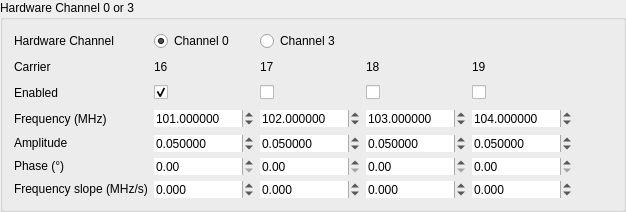
     <widget class="QGroupBox" name="groupBox_HW0_4">
      <property name="sizePolicy">
       <sizepolicy hsizetype="Preferred" vsizetype="Preferred">
        <horstretch>0</horstretch>
        <verstretch>0</verstretch>
       </sizepolicy>
      </property>
      <property name="minimumSize">
       <size>
        <width>0</width>
        <height>0</height>
       </size>
      </property>
      <property name="title">
       <string>Hardware Channel 0 or 3</string>
      </property>
      <property name="alignment">
       <set>Qt::AlignLeading|Qt::AlignLeft|Qt::AlignTop</set>
      </property>
      <layout class="QGridLayout" name="gridLayout_9">
       <item row="5" column="1">
        <widget class="QDoubleSpinBox" name="phase_16">
         <property name="sizePolicy">
          <sizepolicy hsizetype="Fixed" vsizetype="Fixed">
           <horstretch>0</horstretch>
           <verstretch>0</verstretch>
          </sizepolicy>
         </property>
         <property name="minimumSize">
          <size>
           <width>100</width>
           <height>0</height>
          </size>
         </property>
         <property name="frame">
          <bool>false</bool>
         </property>
         <property name="suffix">
          <string/>
         </property>
         <property name="decimals">
          <number>2</number>
         </property>
         <property name="maximum">
          <double>360.000000000000000</double>
         </property>
         <property name="singleStep">
          <double>0.100000000000000</double>
         </property>
        </widget>
       </item>
       <item row="1" column="2">
        <widget class="QLabel" name="label_core_16">
         <property name="text">
          <string>17</string>
         </property>
        </widget>
       </item>
       <item row="2" column="0">
        <widget class="QLabel" name="label_enabled_4">
         <property name="sizePolicy">
          <sizepolicy hsizetype="Fixed" vsizetype="Preferred">
           <horstretch>0</horstretch>
           <verstretch>0</verstretch>
          </sizepolicy>
         </property>
         <property name="minimumSize">
          <size>
           <width>120</width>
           <height>20</height>
          </size>
         </property>
         <property name="text">
          <string>Enabled</string>
         </property>
        </widget>
       </item>
       <item row="1" column="3">
        <widget class="QLabel" name="label_core_17">
         <property name="text">
          <string>18</string>
         </property>
        </widget>
       </item>
       <item row="6" column="4">
        <widget class="QDoubleSpinBox" name="frequencySlope_19">
         <property name="sizePolicy">
          <sizepolicy hsizetype="Fixed" vsizetype="Fixed">
           <horstretch>0</horstretch>
           <verstretch>0</verstretch>
          </sizepolicy>
         </property>
         <property name="minimumSize">
          <size>
           <width>100</width>
           <height>0</height>
          </size>
         </property>
         <property name="frame">
          <bool>false</bool>
         </property>
         <property name="suffix">
          <string/>
         </property>
         <property name="decimals">
          <number>3</number>
         </property>
         <property name="minimum">
          <double>-1250.000000000000000</double>
         </property>
         <property name="maximum">
          <double>1250.000000000000000</double>
         </property>
         <property name="singleStep">
          <double>10.000000000000000</double>
         </property>
        </widget>
       </item>
       <item row="5" column="3">
        <widget class="QDoubleSpinBox" name="phase_18">
         <property name="sizePolicy">
          <sizepolicy hsizetype="Fixed" vsizetype="Fixed">
           <horstretch>0</horstretch>
           <verstretch>0</verstretch>
          </sizepolicy>
         </property>
         <property name="minimumSize">
          <size>
           <width>100</width>
           <height>0</height>
          </size>
         </property>
         <property name="frame">
          <bool>false</bool>
         </property>
         <property name="suffix">
          <string/>
         </property>
         <property name="decimals">
          <number>2</number>
         </property>
         <property name="maximum">
          <double>360.000000000000000</double>
         </property>
         <property name="singleStep">
          <double>0.100000000000000</double>
         </property>
        </widget>
       </item>
       <item row="2" column="2">
        <widget class="QCheckBox" name="enable_17">
         <property name="sizePolicy">
          <sizepolicy hsizetype="Fixed" vsizetype="Fixed">
           <horstretch>0</horstretch>
           <verstretch>0</verstretch>
          </sizepolicy>
         </property>
         <property name="minimumSize">
          <size>
           <width>100</width>
           <height>0</height>
          </size>
         </property>
         <property name="text">
          <string/>
         </property>
         <property name="checked">
          <bool>false</bool>
         </property>
        </widget>
       </item>
       <item row="1" column="4">
        <widget class="QLabel" name="label_core_19">
         <property name="text">
          <string>19</string>
         </property>
        </widget>
       </item>
       <item row="3" column="2">
        <widget class="QDoubleSpinBox" name="frequency_17">
         <property name="sizePolicy">
          <sizepolicy hsizetype="Fixed" vsizetype="Fixed">
           <horstretch>0</horstretch>
           <verstretch>0</verstretch>
          </sizepolicy>
         </property>
         <property name="minimumSize">
          <size>
           <width>100</width>
           <height>0</height>
          </size>
         </property>
         <property name="frame">
          <bool>false</bool>
         </property>
         <property name="suffix">
          <string/>
         </property>
         <property name="decimals">
          <number>6</number>
         </property>
         <property name="maximum">
          <double>1250.000000000000000</double>
         </property>
         <property name="value">
          <double>102.000000000000000</double>
         </property>
        </widget>
       </item>
       <item row="1" column="1">
        <widget class="QLabel" name="label_core_18">
         <property name="text">
          <string>16</string>
         </property>
        </widget>
       </item>
       <item row="5" column="4">
        <widget class="QDoubleSpinBox" name="phase_19">
         <property name="sizePolicy">
          <sizepolicy hsizetype="Fixed" vsizetype="Fixed">
           <horstretch>0</horstretch>
           <verstretch>0</verstretch>
          </sizepolicy>
         </property>
         <property name="minimumSize">
          <size>
           <width>100</width>
           <height>0</height>
          </size>
         </property>
         <property name="frame">
          <bool>false</bool>
         </property>
         <property name="suffix">
          <string/>
         </property>
         <property name="decimals">
          <number>2</number>
         </property>
         <property name="maximum">
          <double>360.000000000000000</double>
         </property>
         <property name="singleStep">
          <double>0.100000000000000</double>
         </property>
        </widget>
       </item>
       <item row="4" column="0">
        <widget class="QLabel" name="label_ampl_4">
         <property name="sizePolicy">
          <sizepolicy hsizetype="Preferred" vsizetype="Fixed">
           <horstretch>0</horstretch>
           <verstretch>0</verstretch>
          </sizepolicy>
         </property>
         <property name="minimumSize">
          <size>
           <width>120</width>
           <height>0</height>
          </size>
         </property>
         <property name="text">
          <string>Amplitude</string>
         </property>
        </widget>
       </item>
       <item row="3" column="4">
        <widget class="QDoubleSpinBox" name="frequency_19">
         <property name="sizePolicy">
          <sizepolicy hsizetype="Fixed" vsizetype="Fixed">
           <horstretch>0</horstretch>
           <verstretch>0</verstretch>
          </sizepolicy>
         </property>
         <property name="minimumSize">
          <size>
           <width>100</width>
           <height>0</height>
          </size>
         </property>
         <property name="frame">
          <bool>false</bool>
         </property>
         <property name="suffix">
          <string/>
         </property>
         <property name="decimals">
          <number>6</number>
         </property>
         <property name="maximum">
          <double>1250.000000000000000</double>
         </property>
         <property name="value">
          <double>104.000000000000000</double>
         </property>
        </widget>
       </item>
       <item row="5" column="2">
        <widget class="QDoubleSpinBox" name="phase_17">
         <property name="sizePolicy">
          <sizepolicy hsizetype="Fixed" vsizetype="Fixed">
           <horstretch>0</horstretch>
           <verstretch>0</verstretch>
          </sizepolicy>
         </property>
         <property name="minimumSize">
          <size>
           <width>100</width>
           <height>0</height>
          </size>
         </property>
         <property name="frame">
          <bool>false</bool>
         </property>
         <property name="suffix">
          <string/>
         </property>
         <property name="decimals">
          <number>2</number>
         </property>
         <property name="maximum">
          <double>360.000000000000000</double>
         </property>
         <property name="singleStep">
          <double>0.100000000000000</double>
         </property>
        </widget>
       </item>
       <item row="3" column="0">
        <widget class="QLabel" name="label_freq_4">
         <property name="sizePolicy">
          <sizepolicy hsizetype="Preferred" vsizetype="Fixed">
           <horstretch>0</horstretch>
           <verstretch>0</verstretch>
          </sizepolicy>
         </property>
         <property name="minimumSize">
          <size>
           <width>120</width>
           <height>0</height>
          </size>
         </property>
         <property name="text">
          <string>Frequency (MHz)</string>
         </property>
        </widget>
       </item>
       <item row="5" column="0">
        <widget class="QLabel" name="label_phas_4">
         <property name="sizePolicy">
          <sizepolicy hsizetype="Preferred" vsizetype="Fixed">
           <horstretch>0</horstretch>
           <verstretch>0</verstretch>
          </sizepolicy>
         </property>
         <property name="minimumSize">
          <size>
           <width>120</width>
           <height>0</height>
          </size>
         </property>
         <property name="text">
          <string>Phase (°)</string>
         </property>
        </widget>
       </item>
       <item row="6" column="0">
        <widget class="QLabel" name="label_freq_slope_4">
         <property name="sizePolicy">
          <sizepolicy hsizetype="Preferred" vsizetype="Fixed">
           <horstretch>0</horstretch>
           <verstretch>0</verstretch>
          </sizepolicy>
         </property>
         <property name="minimumSize">
          <size>
           <width>120</width>
           <height>0</height>
          </size>
         </property>
         <property name="text">
          <string>Frequency slope (MHz/s)</string>
         </property>
        </widget>
       </item>
       <item row="4" column="4">
        <widget class="QDoubleSpinBox" name="amplitude_19">
         <property name="sizePolicy">
          <sizepolicy hsizetype="Fixed" vsizetype="Fixed">
           <horstretch>0</horstretch>
           <verstretch>0</verstretch>
          </sizepolicy>
         </property>
         <property name="minimumSize">
          <size>
           <width>100</width>
           <height>0</height>
          </size>
         </property>
         <property name="frame">
          <bool>false</bool>
         </property>
         <property name="decimals">
          <number>6</number>
         </property>
         <property name="maximum">
          <double>1.000000000000000</double>
         </property>
         <property name="singleStep">
          <double>0.001000000000000</double>
         </property>
         <property name="value">
          <double>0.050000000000000</double>
         </property>
        </widget>
       </item>
       <item row="3" column="1">
        <widget class="QDoubleSpinBox" name="frequency_16">
         <property name="sizePolicy">
          <sizepolicy hsizetype="Fixed" vsizetype="Fixed">
           <horstretch>0</horstretch>
           <verstretch>0</verstretch>
          </sizepolicy>
         </property>
         <property name="minimumSize">
          <size>
           <width>100</width>
           <height>0</height>
          </size>
         </property>
         <property name="frame">
          <bool>false</bool>
         </property>
         <property name="suffix">
          <string/>
         </property>
         <property name="decimals">
          <number>6</number>
         </property>
         <property name="maximum">
          <double>1250.000000000000000</double>
         </property>
         <property name="value">
          <double>101.000000000000000</double>
         </property>
        </widget>
       </item>
       <item row="3" column="3">
        <widget class="QDoubleSpinBox" name="frequency_18">
         <property name="sizePolicy">
          <sizepolicy hsizetype="Fixed" vsizetype="Fixed">
           <horstretch>0</horstretch>
           <verstretch>0</verstretch>
          </sizepolicy>
         </property>
         <property name="minimumSize">
          <size>
           <width>100</width>
           <height>0</height>
          </size>
         </property>
         <property name="frame">
          <bool>false</bool>
         </property>
         <property name="suffix">
          <string/>
         </property>
         <property name="decimals">
          <number>6</number>
         </property>
         <property name="maximum">
          <double>1250.000000000000000</double>
         </property>
         <property name="value">
          <double>103.000000000000000</double>
         </property>
        </widget>
       </item>
       <item row="4" column="2">
        <widget class="QDoubleSpinBox" name="amplitude_17">
         <property name="sizePolicy">
          <sizepolicy hsizetype="Fixed" vsizetype="Fixed">
           <horstretch>0</horstretch>
           <verstretch>0</verstretch>
          </sizepolicy>
         </property>
         <property name="minimumSize">
          <size>
           <width>100</width>
           <height>0</height>
          </size>
         </property>
         <property name="frame">
          <bool>false</bool>
         </property>
         <property name="decimals">
          <number>6</number>
         </property>
         <property name="maximum">
          <double>1.000000000000000</double>
         </property>
         <property name="singleStep">
          <double>0.001000000000000</double>
         </property>
         <property name="value">
          <double>0.050000000000000</double>
         </property>
        </widget>
       </item>
       <item row="6" column="2">
        <widget class="QDoubleSpinBox" name="frequencySlope_17">
         <property name="sizePolicy">
          <sizepolicy hsizetype="Fixed" vsizetype="Fixed">
           <horstretch>0</horstretch>
           <verstretch>0</verstretch>
          </sizepolicy>
         </property>
         <property name="minimumSize">
          <size>
           <width>100</width>
           <height>0</height>
          </size>
         </property>
         <property name="frame">
          <bool>false</bool>
         </property>
         <property name="suffix">
          <string/>
         </property>
         <property name="decimals">
          <number>3</number>
         </property>
         <property name="minimum">
          <double>-1250.000000000000000</double>
         </property>
         <property name="maximum">
          <double>1250.000000000000000</double>
         </property>
         <property name="singleStep">
          <double>10.000000000000000</double>
         </property>
        </widget>
       </item>
       <item row="6" column="3">
        <widget class="QDoubleSpinBox" name="frequencySlope_18">
         <property name="sizePolicy">
          <sizepolicy hsizetype="Fixed" vsizetype="Fixed">
           <horstretch>0</horstretch>
           <verstretch>0</verstretch>
          </sizepolicy>
         </property>
         <property name="minimumSize">
          <size>
           <width>100</width>
           <height>0</height>
          </size>
         </property>
         <property name="frame">
          <bool>false</bool>
         </property>
         <property name="suffix">
          <string/>
         </property>
         <property name="decimals">
          <number>3</number>
         </property>
         <property name="minimum">
          <double>-1250.000000000000000</double>
         </property>
         <property name="maximum">
          <double>1250.000000000000000</double>
         </property>
         <property name="singleStep">
          <double>10.000000000000000</double>
         </property>
        </widget>
       </item>
       <item row="4" column="3">
        <widget class="QDoubleSpinBox" name="amplitude_18">
         <property name="sizePolicy">
          <sizepolicy hsizetype="Fixed" vsizetype="Fixed">
           <horstretch>0</horstretch>
           <verstretch>0</verstretch>
          </sizepolicy>
         </property>
         <property name="minimumSize">
          <size>
           <width>100</width>
           <height>0</height>
          </size>
         </property>
         <property name="frame">
          <bool>false</bool>
         </property>
         <property name="decimals">
          <number>6</number>
         </property>
         <property name="maximum">
          <double>1.000000000000000</double>
         </property>
         <property name="singleStep">
          <double>0.001000000000000</double>
         </property>
         <property name="value">
          <double>0.050000000000000</double>
         </property>
        </widget>
       </item>
       <item row="6" column="1">
        <widget class="QDoubleSpinBox" name="frequencySlope_16">
         <property name="sizePolicy">
          <sizepolicy hsizetype="Fixed" vsizetype="Fixed">
           <horstretch>0</horstretch>
           <verstretch>0</verstretch>
          </sizepolicy>
         </property>
         <property name="minimumSize">
          <size>
           <width>100</width>
           <height>0</height>
          </size>
         </property>
         <property name="frame">
          <bool>false</bool>
         </property>
         <property name="suffix">
          <string/>
         </property>
         <property name="decimals">
          <number>3</number>
         </property>
         <property name="minimum">
          <double>-1250.000000000000000</double>
         </property>
         <property name="maximum">
          <double>1250.000000000000000</double>
         </property>
         <property name="singleStep">
          <double>10.000000000000000</double>
         </property>
        </widget>
       </item>
       <item row="4" column="1">
        <widget class="QDoubleSpinBox" name="amplitude_16">
         <property name="sizePolicy">
          <sizepolicy hsizetype="Fixed" vsizetype="Fixed">
           <horstretch>0</horstretch>
           <verstretch>0</verstretch>
          </sizepolicy>
         </property>
         <property name="minimumSize">
          <size>
           <width>100</width>
           <height>0</height>
          </size>
         </property>
         <property name="frame">
          <bool>false</bool>
         </property>
         <property name="decimals">
          <number>6</number>
         </property>
         <property name="maximum">
          <double>1.000000000000000</double>
         </property>
         <property name="singleStep">
          <double>0.001000000000000</double>
         </property>
         <property name="value">
          <double>0.050000000000000</double>
         </property>
        </widget>
       </item>
       <item row="2" column="4">
        <widget class="QCheckBox" name="enable_19">
         <property name="sizePolicy">
          <sizepolicy hsizetype="Fixed" vsizetype="Fixed">
           <horstretch>0</horstretch>
           <verstretch>0</verstretch>
          </sizepolicy>
         </property>
         <property name="minimumSize">
          <size>
           <width>100</width>
           <height>0</height>
          </size>
         </property>
         <property name="text">
          <string/>
         </property>
         <property name="checked">
          <bool>false</bool>
         </property>
        </widget>
       </item>
       <item row="2" column="1">
        <widget class="QCheckBox" name="enable_16">
         <property name="sizePolicy">
          <sizepolicy hsizetype="Fixed" vsizetype="Fixed">
           <horstretch>0</horstretch>
           <verstretch>0</verstretch>
          </sizepolicy>
         </property>
         <property name="minimumSize">
          <size>
           <width>100</width>
           <height>0</height>
          </size>
         </property>
         <property name="text">
          <string/>
         </property>
         <property name="checked">
          <bool>true</bool>
         </property>
        </widget>
       </item>
       <item row="2" column="3">
        <widget class="QCheckBox" name="enable_18">
         <property name="sizePolicy">
          <sizepolicy hsizetype="Fixed" vsizetype="Fixed">
           <horstretch>0</horstretch>
           <verstretch>0</verstretch>
          </sizepolicy>
         </property>
         <property name="minimumSize">
          <size>
           <width>100</width>
           <height>0</height>
          </size>
         </property>
         <property name="text">
          <string/>
         </property>
         <property name="checked">
          <bool>false</bool>
         </property>
        </widget>
       </item>
       <item row="1" column="0">
        <widget class="QLabel" name="label_carrier_5">
         <property name="sizePolicy">
          <sizepolicy hsizetype="Preferred" vsizetype="Fixed">
           <horstretch>0</horstretch>
           <verstretch>0</verstretch>
          </sizepolicy>
         </property>
         <property name="minimumSize">
          <size>
           <width>120</width>
           <height>20</height>
          </size>
         </property>
         <property name="text">
          <string>Carrier</string>
         </property>
        </widget>
       </item>
       <item row="3" column="5">
        <spacer name="horizontalSpacer_4">
         <property name="orientation">
          <enum>Qt::Horizontal</enum>
         </property>
         <property name="sizeHint" stdset="0">
          <size>
           <width>40</width>
           <height>20</height>
          </size>
         </property>
        </spacer>
       </item>
       <item row="0" column="0">
        <widget class="QLabel" name="label_carrier_7">
         <property name="sizePolicy">
          <sizepolicy hsizetype="Preferred" vsizetype="Fixed">
           <horstretch>0</horstretch>
           <verstretch>0</verstretch>
          </sizepolicy>
         </property>
         <property name="minimumSize">
          <size>
           <width>120</width>
           <height>20</height>
          </size>
         </property>
         <property name="text">
          <string>Hardware Channel</string>
         </property>
        </widget>
       </item>
       <item row="0" column="1">
        <widget class="QRadioButton" name="radioButton_03_0">
         <property name="text">
          <string>Channel 0</string>
         </property>
         <property name="checked">
          <bool>true</bool>
         </property>
         <attribute name="buttonGroup">
          <string notr="true">buttonGroup_03</string>
         </attribute>
        </widget>
       </item>
       <item row="0" column="2">
        <widget class="QRadioButton" name="radioButton_03_3">
         <property name="text">
          <string>Channel 3</string>
         </property>
         <attribute name="buttonGroup">
          <string notr="true">buttonGroup_03</string>
         </attribute>
        </widget>
       </item>
      </layout>
     </widget>
